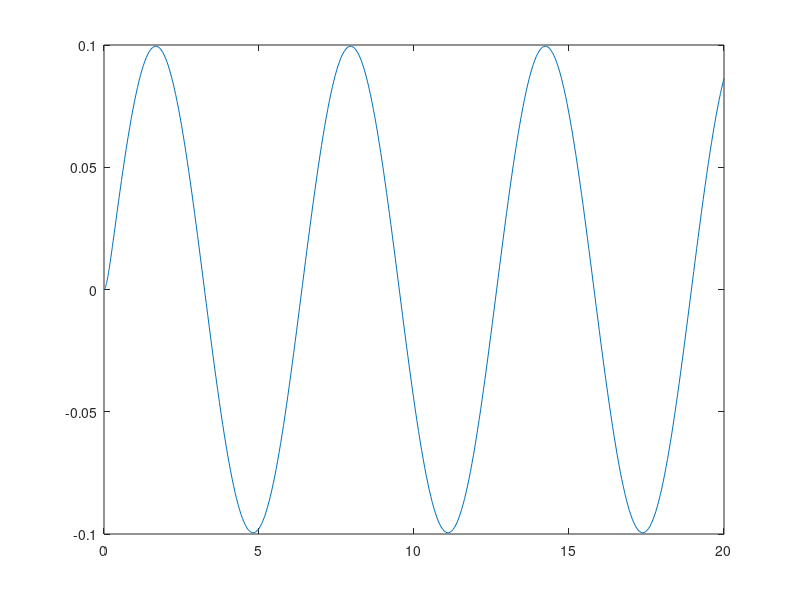

Write the MATLAB code that produced this figure.
% dydt = -ky + Fsin(omega*t)
%   We might want to solve this equation with different values of k, F, and
%   omega so we can explore how the system behaves
%

function adjustableParameters_ODE

% solve the ODE above from t=start_time through t=end_time, y(0) =
% initial_y

% define the parameter values
k = 10;
F = 1;
omega = 1;
time_range = [0, 20];
y0 = 0;

% NOTE: we have to specify that y is differentiated with respect to t with
% @(t,y)
[t_values, sol_values] = ode45(@(t,y) diff_eq(t,y,k,F,omega), time_range, y0);

plot(t_values, sol_values);

end

function dydt = diff_eq(t, y, k, F, omega)
    dydt = -k*y + F*sin(omega*t);
end